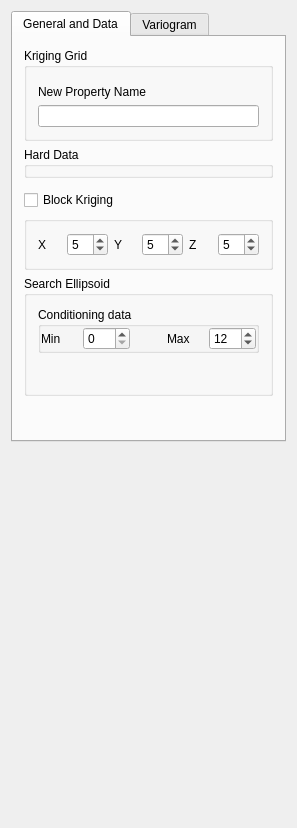
<?xml version="1.0" encoding="UTF-8"?>
<ui version="4.0">
 <class>Kriging_Parameters</class>
 <widget class="QWidget" name="Kriging_Parameters">
  <property name="geometry">
   <rect>
    <x>0</x>
    <y>0</y>
    <width>297</width>
    <height>828</height>
   </rect>
  </property>
  <property name="windowTitle">
   <string>Kriging Parameters</string>
  </property>
  <property name="AlgorithmCategory" stdset="0">
   <string>Estimation</string>
  </property>
  <property name="AlgorithmDescription" stdset="0">
   <string>SK, OK, KT and block kriging</string>
  </property>
  <layout class="QVBoxLayout" name="verticalLayout_4">
   <item>
    <widget class="QTabWidget" name="tabWidget3">
     <property name="currentIndex">
      <number>0</number>
     </property>
     <widget class="QWidget" name="tab">
      <attribute name="title">
       <string>General and Data</string>
      </attribute>
      <layout class="QVBoxLayout" name="verticalLayout_3">
       <item>
        <widget class="QGroupBox" name="SimulationGrid">
         <property name="maximumSize">
          <size>
           <width>32767</width>
           <height>140</height>
          </size>
         </property>
         <property name="title">
          <string>Kriging Grid</string>
         </property>
         <layout class="QVBoxLayout" name="verticalLayout">
          <item>
           <widget class="GridSelector" name="Grid_Name">
            <property name="currentIndex" stdset="0">
             <number>1</number>
            </property>
           </widget>
          </item>
          <item>
           <widget class="QLabel" name="TextLabel2">
            <property name="text">
             <string>New Property Name</string>
            </property>
            <property name="wordWrap">
             <bool>false</bool>
            </property>
           </widget>
          </item>
          <item>
           <widget class="QLineEdit" name="Property_Name"/>
          </item>
         </layout>
        </widget>
       </item>
       <item>
        <widget class="QGroupBox" name="GroupBox3">
         <property name="title">
          <string>Hard Data</string>
         </property>
         <layout class="QHBoxLayout">
          <property name="spacing">
           <number>0</number>
          </property>
          <property name="margin">
           <number>0</number>
          </property>
          <item>
           <widget class="PropertySelector" name="Hard_Data"/>
          </item>
         </layout>
        </widget>
       </item>
       <item>
        <widget class="KrigingTypeSelector" name="Kriging_Type"/>
       </item>
       <item>
        <widget class="QCheckBox" name="do_block_kriging">
         <property name="text">
          <string>Block Kriging</string>
         </property>
        </widget>
       </item>
       <item>
        <widget class="GsTLGroupBox" name="box_BK">
         <property name="enabled">
          <bool>true</bool>
         </property>
         <property name="title">
          <string/>
         </property>
         <property name="displayed" stdset="0">
          <bool>false</bool>
         </property>
         <property name="activated" stdset="0">
          <bool>true</bool>
         </property>
         <layout class="QHBoxLayout" name="_2">
          <item>
           <widget class="QLabel" name="textLabel1">
            <property name="text">
             <string>X</string>
            </property>
            <property name="wordWrap">
             <bool>false</bool>
            </property>
           </widget>
          </item>
          <item>
           <widget class="QSpinBox" name="npoints_x">
            <property name="value">
             <number>5</number>
            </property>
           </widget>
          </item>
          <item>
           <widget class="QLabel" name="textLabel2">
            <property name="text">
             <string>Y</string>
            </property>
            <property name="wordWrap">
             <bool>false</bool>
            </property>
           </widget>
          </item>
          <item>
           <widget class="QSpinBox" name="npoints_y">
            <property name="value">
             <number>5</number>
            </property>
           </widget>
          </item>
          <item>
           <widget class="QLabel" name="textLabel3">
            <property name="text">
             <string>Z</string>
            </property>
            <property name="wordWrap">
             <bool>false</bool>
            </property>
           </widget>
          </item>
          <item>
           <widget class="QSpinBox" name="npoints_z">
            <property name="value">
             <number>5</number>
            </property>
           </widget>
          </item>
         </layout>
        </widget>
       </item>
       <item>
        <widget class="QGroupBox" name="GroupBox9">
         <property name="title">
          <string>Search Ellipsoid</string>
         </property>
         <layout class="QVBoxLayout" name="verticalLayout_2">
          <item>
           <widget class="QGroupBox" name="groupBox5">
            <property name="title">
             <string>Conditioning data</string>
            </property>
            <layout class="QGridLayout">
             <property name="margin">
              <number>0</number>
             </property>
             <item row="0" column="0">
              <layout class="QHBoxLayout">
               <property name="margin">
                <number>0</number>
               </property>
               <item>
                <widget class="QLabel" name="TextLabel2_2_2_2_3">
                 <property name="text">
                  <string>Min</string>
                 </property>
                 <property name="wordWrap">
                  <bool>false</bool>
                 </property>
                </widget>
               </item>
               <item>
                <widget class="QSpinBox" name="Min_Conditioning_Data">
                 <property name="minimum">
                  <number>0</number>
                 </property>
                 <property name="maximum">
                  <number>200</number>
                 </property>
                 <property name="value">
                  <number>0</number>
                 </property>
                </widget>
               </item>
               <item>
                <spacer>
                 <property name="orientation">
                  <enum>Qt::Vertical</enum>
                 </property>
                 <property name="sizeType">
                  <enum>QSizePolicy::Expanding</enum>
                 </property>
                 <property name="sizeHint" stdset="0">
                  <size>
                   <width>31</width>
                   <height>20</height>
                  </size>
                 </property>
                </spacer>
               </item>
               <item>
                <widget class="QLabel" name="TextLabel2_2_2_2_3_2">
                 <property name="text">
                  <string>Max</string>
                 </property>
                 <property name="wordWrap">
                  <bool>false</bool>
                 </property>
                </widget>
               </item>
               <item>
                <widget class="QSpinBox" name="Max_Conditioning_Data">
                 <property name="minimum">
                  <number>0</number>
                 </property>
                 <property name="maximum">
                  <number>200</number>
                 </property>
                 <property name="value">
                  <number>12</number>
                 </property>
                </widget>
               </item>
              </layout>
             </item>
            </layout>
           </widget>
          </item>
          <item>
           <widget class="EllipsoidInput" name="Search_Ellipsoid">
            <property name="title" stdset="0">
             <string/>
            </property>
           </widget>
          </item>
          <item>
           <widget class="AdvancedNeighborhoodInput" name="AdvancedSearch"/>
          </item>
          <item>
           <spacer name="spacer">
            <property name="orientation">
             <enum>Qt::Vertical</enum>
            </property>
            <property name="sizeType">
             <enum>QSizePolicy::Expanding</enum>
            </property>
            <property name="sizeHint" stdset="0">
             <size>
              <width>20</width>
              <height>17</height>
             </size>
            </property>
           </spacer>
          </item>
         </layout>
        </widget>
       </item>
       <item>
        <spacer>
         <property name="orientation">
          <enum>Qt::Vertical</enum>
         </property>
         <property name="sizeType">
          <enum>QSizePolicy::Expanding</enum>
         </property>
         <property name="sizeHint" stdset="0">
          <size>
           <width>20</width>
           <height>31</height>
          </size>
         </property>
        </spacer>
       </item>
      </layout>
     </widget>
     <widget class="QWidget" name="tab">
      <attribute name="title">
       <string>Variogram</string>
      </attribute>
      <layout class="QVBoxLayout">
       <property name="margin">
        <number>0</number>
       </property>
       <item>
        <widget class="QGroupBox" name="GroupBox11">
         <property name="title">
          <string>Variogram</string>
         </property>
         <layout class="QVBoxLayout">
          <property name="spacing">
           <number>6</number>
          </property>
          <property name="margin">
           <number>11</number>
          </property>
          <item>
           <widget class="VariogramInput" name="Variogram"/>
          </item>
         </layout>
        </widget>
       </item>
       <item>
        <spacer>
         <property name="orientation">
          <enum>Qt::Vertical</enum>
         </property>
         <property name="sizeType">
          <enum>QSizePolicy::Expanding</enum>
         </property>
         <property name="sizeHint" stdset="0">
          <size>
           <width>20</width>
           <height>131</height>
          </size>
         </property>
        </spacer>
       </item>
      </layout>
     </widget>
    </widget>
   </item>
   <item>
    <spacer>
     <property name="orientation">
      <enum>Qt::Vertical</enum>
     </property>
     <property name="sizeType">
      <enum>QSizePolicy::Expanding</enum>
     </property>
     <property name="sizeHint" stdset="0">
      <size>
       <width>20</width>
       <height>16</height>
      </size>
     </property>
    </spacer>
   </item>
  </layout>
 </widget>
 <layoutdefault spacing="6" margin="11"/>
 <pixmapfunction>qPixmapFromMimeSource</pixmapfunction>
 <customwidgets>
  <customwidget>
   <class>VariogramInput</class>
   <extends>QWidget</extends>
   <header>GsTLAppli/extra/qtplugins/variogram_input.h</header>
  </customwidget>
  <customwidget>
   <class>KrigingTypeSelector</class>
   <extends>QWidget</extends>
   <header>GsTLAppli/extra/qtplugins/kriging_type_selector.h</header>
  </customwidget>
  <customwidget>
   <class>GsTLGroupBox</class>
   <extends>QGroupBox</extends>
   <header>GsTLAppli/extra/qtplugins/selectors.h</header>
  </customwidget>
  <customwidget>
   <class>EllipsoidInput</class>
   <extends>QWidget</extends>
   <header>GsTLAppli/extra/qtplugins/ellipsoid_input.h</header>
  </customwidget>
  <customwidget>
   <class>GridSelector</class>
   <extends>QWidget</extends>
   <header>GsTLAppli/extra/qtplugins/selectors.h</header>
  </customwidget>
  <customwidget>
   <class>AdvancedNeighborhoodInput</class>
   <extends>QWidget</extends>
   <header>GsTLAppli/extra/qtplugins/neighborhood_filter_input.h</header>
  </customwidget>
  <customwidget>
   <class>PropertySelector</class>
   <extends>QWidget</extends>
   <header>GsTLAppli/extra/qtplugins/selectors.h</header>
  </customwidget>
 </customwidgets>
 <includes>
  <include location="local">gridselector.h</include>
  <include location="local">krigingtypeselector.h</include>
  <include location="local">propertyselector.h</include>
  <include location="local">ellipsoidinput.h</include>
  <include location="local">gstl_table.h</include>
  <include location="local">gstl_table.h</include>
  <include location="local">variograminput.h</include>
 </includes>
 <resources/>
 <connections>
  <connection>
   <sender>Grid_Name</sender>
   <signal>activated(QString)</signal>
   <receiver>Kriging_Type</receiver>
   <slot>set_grid(QString)</slot>
   <hints>
    <hint type="sourcelabel">
     <x>20</x>
     <y>20</y>
    </hint>
    <hint type="destinationlabel">
     <x>20</x>
     <y>20</y>
    </hint>
   </hints>
  </connection>
  <connection>
   <sender>Grid_Name</sender>
   <signal>activated(QString)</signal>
   <receiver>Hard_Data</receiver>
   <slot>set_domain_grid(QString)</slot>
   <hints>
    <hint type="sourcelabel">
     <x>20</x>
     <y>20</y>
    </hint>
    <hint type="destinationlabel">
     <x>20</x>
     <y>20</y>
    </hint>
   </hints>
  </connection>
  <connection>
   <sender>Hard_Data</sender>
   <signal>object_changed(QString)</signal>
   <receiver>Kriging_Type</receiver>
   <slot>set_hd_grid(QString)</slot>
   <hints>
    <hint type="sourcelabel">
     <x>20</x>
     <y>20</y>
    </hint>
    <hint type="destinationlabel">
     <x>20</x>
     <y>20</y>
    </hint>
   </hints>
  </connection>
  <connection>
   <sender>do_block_kriging</sender>
   <signal>toggled(bool)</signal>
   <receiver>box_BK</receiver>
   <slot>setVisible(bool)</slot>
   <hints>
    <hint type="sourcelabel">
     <x>149</x>
     <y>367</y>
    </hint>
    <hint type="destinationlabel">
     <x>149</x>
     <y>401</y>
    </hint>
   </hints>
  </connection>
 </connections>
</ui>
